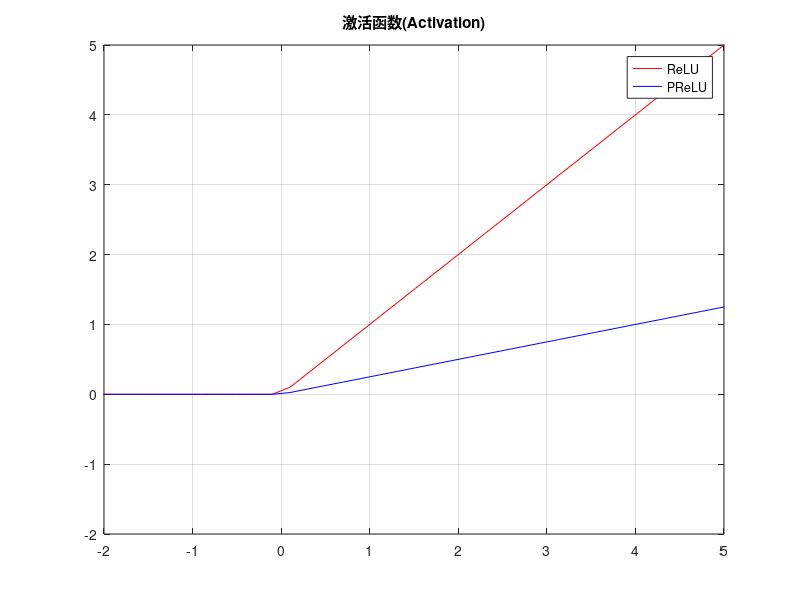

Reproduce this figure in MATLAB.
x = linspace(-10.0,10.0);
relu = max(x,0);
Prelu = max(0.25 * x,0);
plot(x,relu,'r');
hold on
plot(x,Prelu,'b');
hold on
legend('ReLU',"PReLU");
title('激活函数(Activation)');

axis([-2.0 5.0 -2.0 5.0])
set(gca, 'XGrid','on');  % X轴的网格
set(gca, 'YGrid','on');  % Y轴的网格